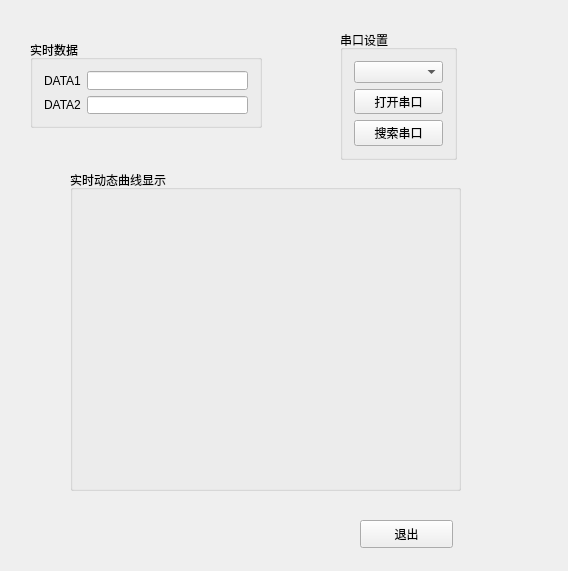
<?xml version="1.0" encoding="UTF-8"?>
<ui version="4.0">
 <class>Widget</class>
 <widget class="QWidget" name="Widget">
  <property name="geometry">
   <rect>
    <x>0</x>
    <y>0</y>
    <width>568</width>
    <height>571</height>
   </rect>
  </property>
  <property name="windowTitle">
   <string>Widget</string>
  </property>
  <widget class="QGroupBox" name="groupBox">
   <property name="geometry">
    <rect>
     <x>30</x>
     <y>40</y>
     <width>232</width>
     <height>88</height>
    </rect>
   </property>
   <property name="title">
    <string>实时数据</string>
   </property>
   <layout class="QGridLayout" name="gridLayout">
    <item row="0" column="0">
     <widget class="QLabel" name="lab_Humi">
      <property name="text">
       <string>DATA1</string>
      </property>
     </widget>
    </item>
    <item row="0" column="1">
     <widget class="QLineEdit" name="line_Humi"/>
    </item>
    <item row="1" column="0">
     <widget class="QLabel" name="lab_Temp">
      <property name="text">
       <string>DATA2</string>
      </property>
     </widget>
    </item>
    <item row="1" column="1">
     <widget class="QLineEdit" name="line_Temp"/>
    </item>
   </layout>
  </widget>
  <widget class="QGroupBox" name="groupBox_2">
   <property name="geometry">
    <rect>
     <x>340</x>
     <y>30</y>
     <width>117</width>
     <height>130</height>
    </rect>
   </property>
   <property name="title">
    <string>串口设置</string>
   </property>
   <layout class="QGridLayout" name="gridLayout_2">
    <item row="2" column="0">
     <widget class="QPushButton" name="btn_search_port">
      <property name="text">
       <string>搜索串口</string>
      </property>
     </widget>
    </item>
    <item row="1" column="0">
     <widget class="QPushButton" name="btn_open_port">
      <property name="text">
       <string>打开串口</string>
      </property>
     </widget>
    </item>
    <item row="0" column="0">
     <widget class="QComboBox" name="comboBox"/>
    </item>
   </layout>
  </widget>
  <widget class="QGroupBox" name="groupBox_3">
   <property name="geometry">
    <rect>
     <x>70</x>
     <y>170</y>
     <width>391</width>
     <height>321</height>
    </rect>
   </property>
   <property name="title">
    <string>实时动态曲线显示</string>
   </property>
   <widget class="QCustomPlot" name="widget_plot" native="true">
    <property name="geometry">
     <rect>
      <x>20</x>
      <y>30</y>
      <width>341</width>
      <height>241</height>
     </rect>
    </property>
   </widget>
  </widget>
  <widget class="QPushButton" name="pushButton">
   <property name="geometry">
    <rect>
     <x>360</x>
     <y>520</y>
     <width>93</width>
     <height>28</height>
    </rect>
   </property>
   <property name="text">
    <string>退出</string>
   </property>
  </widget>
 </widget>
 <layoutdefault spacing="6" margin="11"/>
 <customwidgets>
  <customwidget>
   <class>QCustomPlot</class>
   <extends>QWidget</extends>
   <header location="global">qcustomplot.h</header>
   <container>1</container>
  </customwidget>
 </customwidgets>
 <resources/>
 <connections/>
</ui>
